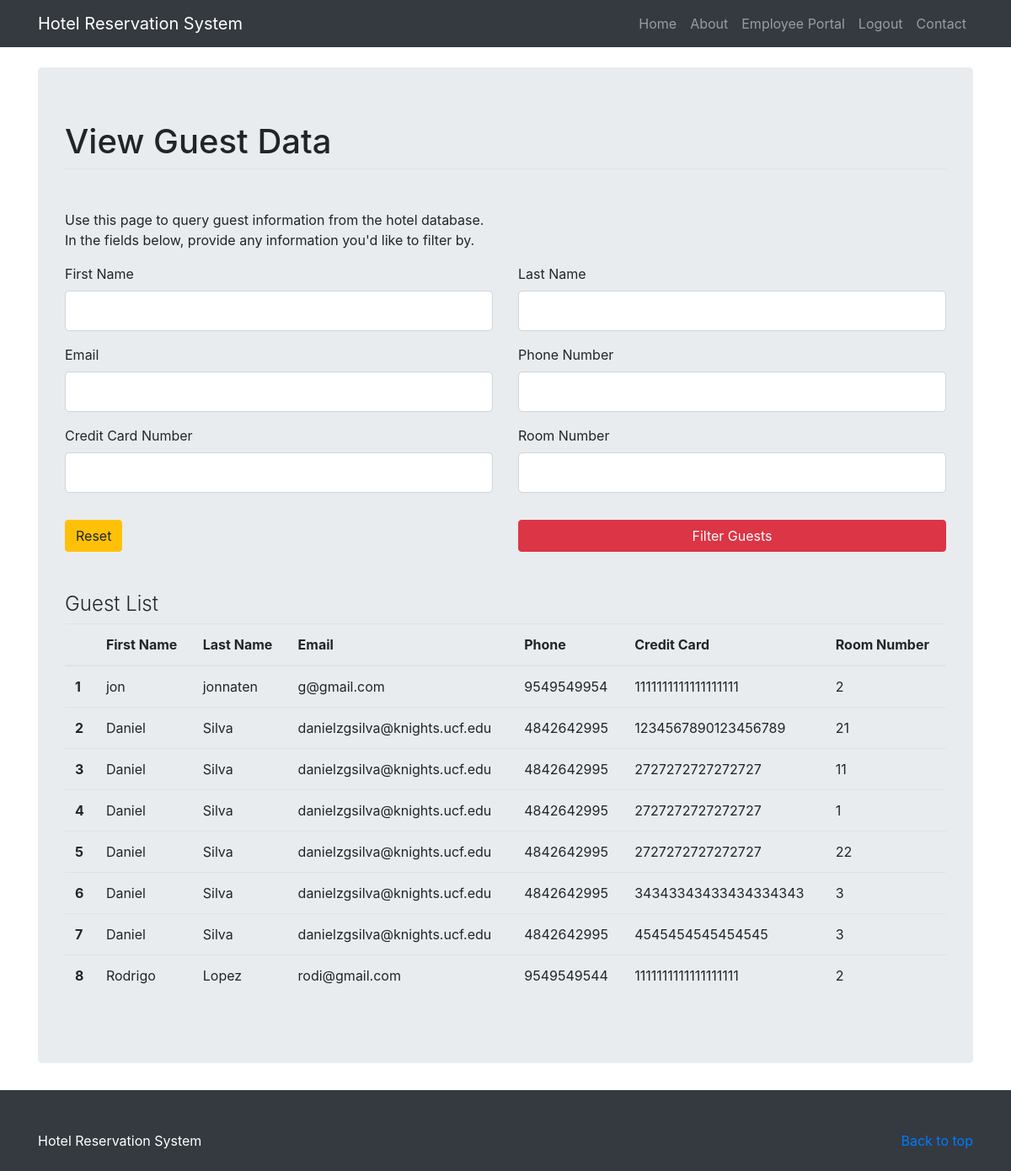
The app's page /view_guests (signed in), older data.
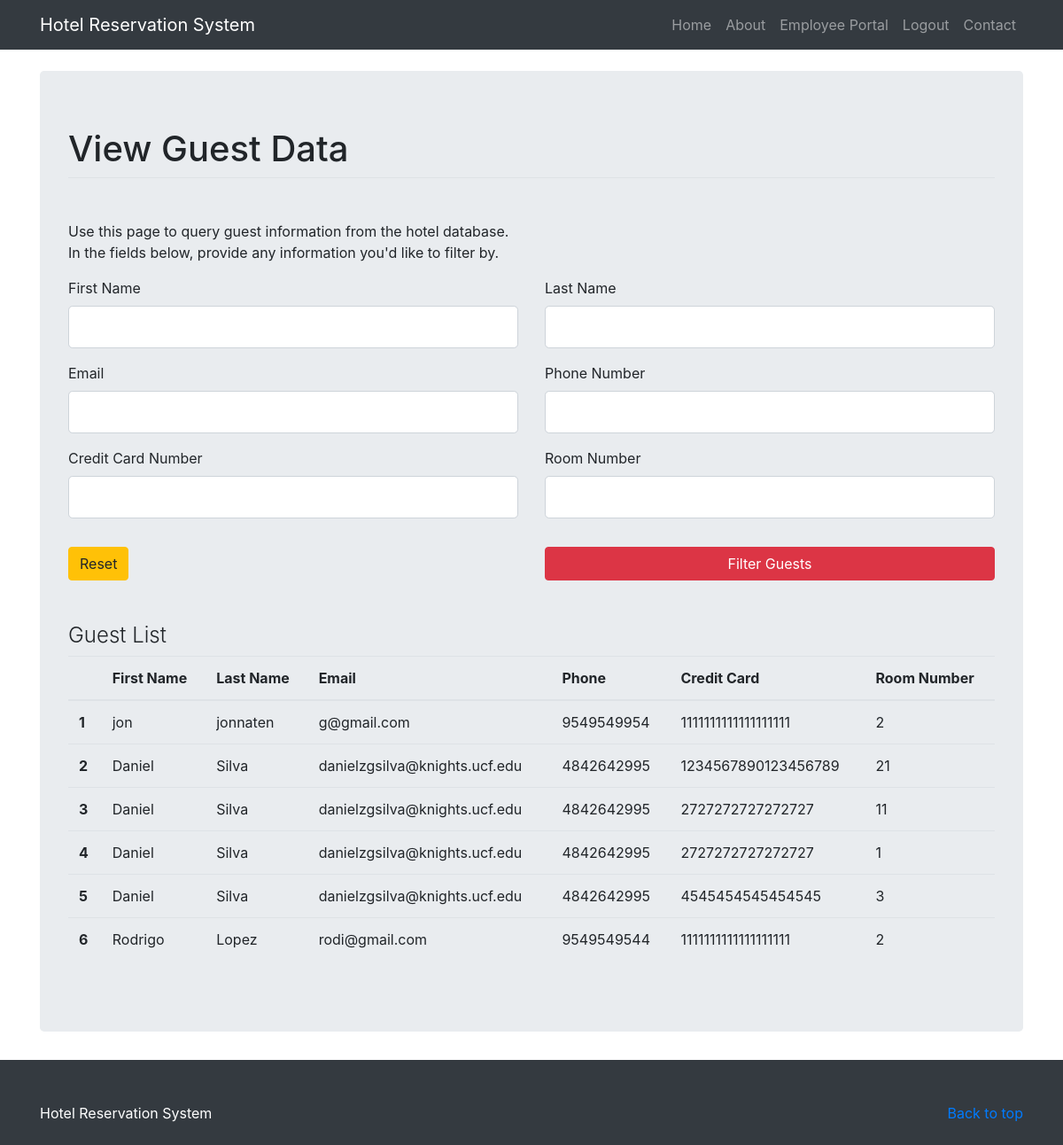
The same page, newer data.
### hotel_system/models.py (models this page shows, shortened)
class Reservation(db.Model):
    id = db.Column(db.Integer, primary_key=True)
    first_name = db.Column(db.String(120), nullable=False)
    last_name = db.Column(db.String(120), nullable=False)
    email = db.Column(db.String(120), nullable=False)
    phone = db.Column(db.String(12), nullable = False)
    date_created = db.Column(db.DateTime, nullable = False, default = datetime.utcnow)
    credit_card = db.Column(db.String(20), nullable = False)
    check_in = db.Column(db.Integer, nullable=False)
    check_out = db.Column(db.Integer, nullable=False)
    tv = db.Column(db.Boolean, nullable = False, default = False)
    wifi = db.Column(db.Boolean, nullable = False, default = False)
    pool = db.Column(db.Boolean, nullable = False, default = False)
    room_type = db.Column(db.String(6), nullable = False)
    room_num = db.Column(db.Integer)

### hotel_system/routes.py (the view, shortened to what this page needs)
@app.route('/view_guests', methods=['GET', 'POST'])
@login_required
def view_guests():
    form = ViewGuestsForm()
    guests = Reservation.query.all()
    return render_template('view_guests.html', title="Guests", form=form, guests=guests)

### hotel_system/forms.py
class ViewGuestsForm(FlaskForm):
    first_name = StringField('First Name')
    last_name = StringField('Last Name')
    email = StringField('Email', validators=[Email(), Optional()])
    phone = StringField('Phone Number', validators = [Optional(), Length(min=10, max=12, message='Invalid Phone Number')])
    credit_card = StringField('Credit Card Number', validators = [Optional(), Length(min=16, max=20, message='Invalid Card Number')])
    room_num = IntegerField('Room Number', validators = [Optional()])
    submit = SubmitField('Filter Guests')

### hotel_system/models.py (called while the page is built)
@login_manager.user_loader
def load_employee(employee_id):
    return Employee.query.get(int(employee_id))

### hotel_system/templates/view_guests.html (shortened to what the changed rows need)
{% extends "layout.html" %}
{% block content %}
<body>
    <main role="main">
        <div class="container"><br>
             <div class="jumbotron center">
         		<form action="" method="POST">
         			<fieldset class="form-group">
                <legend class ="border-bottom mb-4"><h1>View Guest Data</h1></legend><br>
         			</fieldset>
         		</form><br><br>
                <table class="table table-hover">
                      <thead>
                        <tr>
                          <th scope="col"></th>
                          <th scope="col">First Name</th>
                          <th scope="col">Last Name</th>
                          <th scope="col">Email</th>
                          <th scope="col">Phone</th>
                          <th scope="col">Credit Card</th>
                          <th scope="col">Room Number</th>
                        </tr>
                      </thead>
                      <tbody>
                      {% for guest in guests %}
                        <tr>
                          <th scope="row">{{ loop.index }}</th>
                          <td>{{ guest.first_name }}</td>
                          <td>{{ guest.last_name }}</td>
                          <td>{{ guest.email }}</td>
                          <td>{{ guest.phone }}</td>
                          <td>{{ guest.credit_card }}</td>
                          <td>{{ guest.room_num }}</td>
                        </tr>
                      {% endfor %}
                      </tbody>
                </table>
         	</div>
        </div>
    </main>
</body>
{% endblock %}

Row changes from the older to the newer data that the page shows:
removed Reservation: first_name "Daniel", last_name "Silva", email "danielzgsilva@knights.ucf.edu", phone "4842642995", credit_card "2727272727272727", room_num "22"
removed Reservation: first_name "Daniel", last_name "Silva", email "danielzgsilva@knights.ucf.edu", phone "4842642995", credit_card "34343343433434334343", room_num "3"
